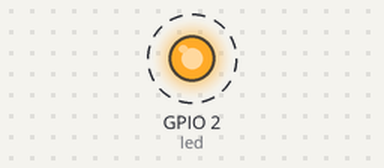
This program was run on a simulated ESP32 board running MicroPython. Parts: output pins drawn as LEDs (lit = HIGH). Dashed ring = blinking.

Above: at 0.5 s.
Timing chart, 0 to 4.6 s (numbered marks = the images above):
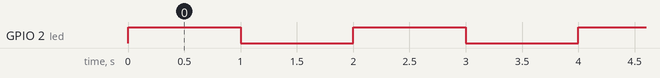

Measured:
- by itself, GPIO 2 (led): alternates HIGH for 1.0 s and LOW for 1.0 s

The program:

main.py
```python
from machine import Pin
import time

LED_PIN = 2
BLINK_DELAY = 1

def main():
    led = Pin(LED_PIN, Pin.OUT)
    try:
        while True:
            led.on()
            time.sleep(BLINK_DELAY)
            led.off()
            time.sleep(BLINK_DELAY)
    except KeyboardInterrupt:
        led.off()
        print("Program stopped by user")

if __name__ == "__main__":
    main()
```
